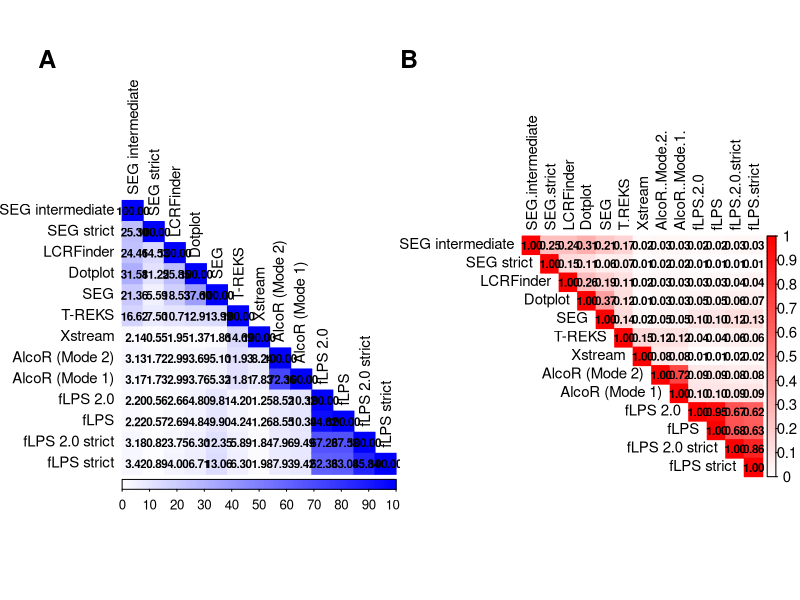

This figure's R source:
library(corrplot)

# Method names
methods <- c("AlcoR (Mode 2)", "AlcoR (Mode 1)", "Dotplot", "fLPS 2.0", "fLPS 2.0 strict",
             "fLPS", "fLPS strict", "LCRFinder", "SEG", "SEG intermediate",
             "SEG strict", "T-REKS", "Xstream")

# Create empty matrix
mat <- matrix(NA, nrow = 13, ncol = 13)
colnames(mat) <- rownames(mat) <- methods

# Values list (corrected)
values <- list(
  c(),  
  c(72.36),  
  c(3.69, 3.76),  
  c(8.52, 10.32, 4.8),
  c(7.96, 9.49, 6.3, 67.28),
  c(8.55, 10.34, 4.84, 94.62, 67.58),
  c(7.93, 9.42, 6.71, 62.33, 85.84, 63.04),
  c(2.99, 2.99, 25.85, 2.66, 3.75, 2.69, 4),
  c(5.1, 5.32, 37.6, 9.81, 12.35, 9.9, 13.06, 18.53),
  c(3.13, 3.17, 31.58, 2.2, 3.18, 2.22, 3.42, 24.46, 21.36),
  c(1.72, 1.73, 11.25, 0.56, 0.82, 0.57, 0.89, 14.53, 5.59, 25.3),
  c(11.93, 11.81, 12.91, 4.2, 5.89, 4.24, 6.3, 10.71, 13.99, 16.62, 7.5),
  c(8.24, 7.83, 1.37, 1.25, 1.84, 1.26, 1.98, 1.95, 1.86, 2.14, 0.55, 14.69)
)

# Fill lower triangle
for (i in 2:13) {
  mat[i, 1:(i-1)] <- values[[i]]
}

# Mirror lower to upper triangle
mat[upper.tri(mat)] <- t(mat)[upper.tri(mat)]

# Set diagonal (optional)
diag(mat) <- 100



setwd("/home/anirjit/ANIRJIT/RESULTS/Jaccard")

library(corrplot)
jm <- read.delim("human_jaccard.tsv", header = T, sep = "\t", quote = "", row.names = 1)
jm <- as.matrix(jm)



setwd("/home/anirjit/ANIRJIT/ROC2/human/images")

jpeg("Fig 4.jpg", width = 6000, height = 4000, res = 500, quality = 100)
par(mfrow = c(1, 2))
corrplot(type = "lower", order = "hclust", mat, method = "color", is.corr = FALSE,
         col = colorRampPalette(c("white", "blue"))(200), tl.col = "black",
         tl.cex = 0.9, number.cex = 0.7, addCoef.col = "black", col.lim = c(0, 100))
mtext("A", side = 3, line = 0.5, adj = 0.1, font = 2, cex = 1.5)
corrplot(jm, type = "upper", order = "hclust", method = "color", col = colorRampPalette(c("blue","white","red"))(150), tl.col = "black", tl.cex = 0.9, cl.cex = 0.9, number.cex = 0.7, addCoef.col = "black", col.lim = c(0, 1))
mtext("B", side = 3, line = 0.5, adj = 0, font = 2, cex = 1.5)
dev.off()